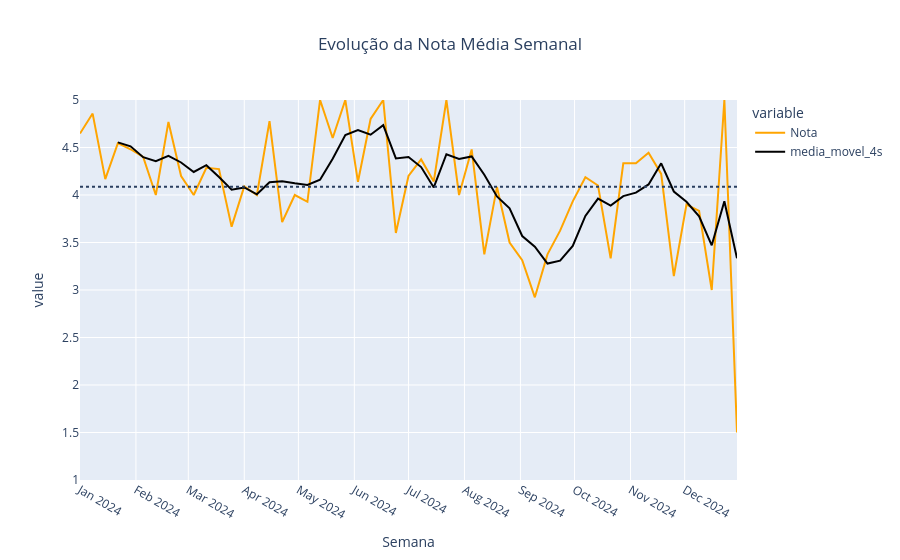

Write notebook code for a chart like this one.
### Code cell
df['Data'] = pd.to_datetime(df['Data'])

df['Semana'] = df['Data'].dt.to_period('W').apply(lambda r: r.start_time)

group = (
    df.groupby('Semana')['Nota']
      .mean()
      .reset_index()
)

group['media_movel_4s'] = group['Nota'].rolling(4).mean()

media_geral = group['Nota'].mean()

fig = px.line(
    group,
    x='Semana',
    y=['Nota', 'media_movel_4s'],
    title='Evolução da Nota Média Semanal',
    color_discrete_sequence=['orange', 'black']
)

fig.add_hline(y=media_geral, line_dash="dot")


fig.update_xaxes(
    dtick="M1",         
    tickformat="%b %Y"   
)

fig.update_layout(
    yaxis=dict(range=[1,5]),
    title_x=0.5
)

fig.show()
